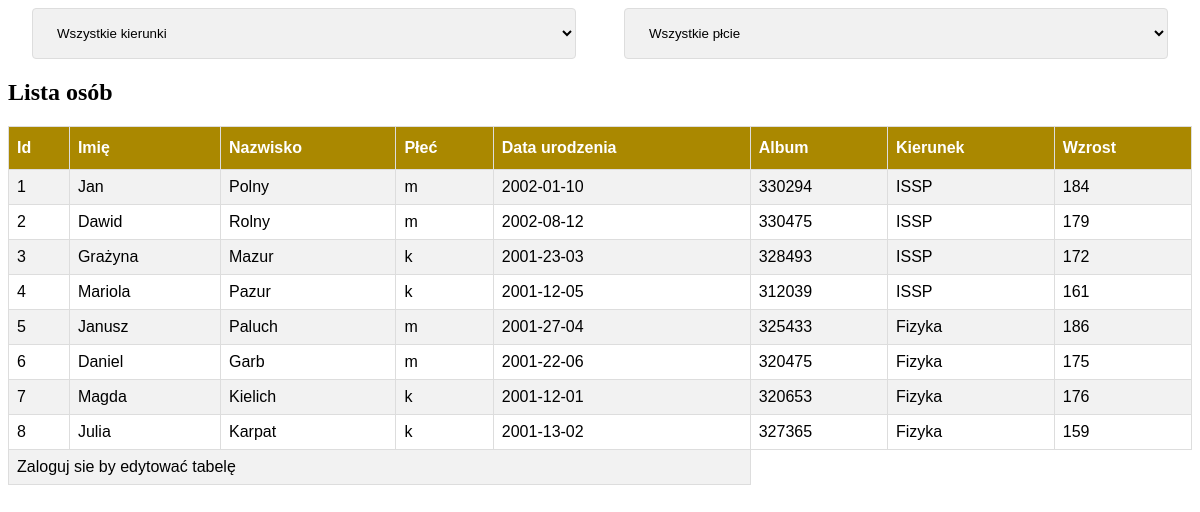
The page / on the database its author committed.
### tables this page shows
CREATE TABLE studenci(id integer primary key autoincrement, imie char(10),
nazwisko char(40), plec char(1), ur date, album int, kierunek varchar(50), wzrost integer);

### osoba_tabela.php (the view, shortened to what this page needs)
<form>
    <select id="kierunek" name="kierunek" onchange="this.form.submit()">
        <option value=''>Wszystkie kierunki</option>
    </select>
    <select id="plec" name="plec" onchange="this.form.submit()">
        <option value=''>Wszystkie płcie</option>
    </select>
</form>
<?php
include "baza.php";
$wynik = $baza->query("select * from studenci where 1 $and");
echo "<table>";
echo "<h2>Lista osób</h2>";
echo "<tr><th>Id<th>Imię</th><th>Nazwisko</th><th>Płeć</th><th>Data urodzenia</th><th>Album</th><th>Kierunek</th><th>Wzrost</th>";
while ($r = $wynik->fetchArray()) {
    echo "<tr onclick=\"location='?id=$r[id]'\">
			<td>$r[id]</td>
			<td>$r[imie]</td>
			<td>$r[nazwisko]</td>
			<td>$r[plec]</td>
			<td>$r[ur]</td>
			<td>$r[album]</td>
			<td>$r[kierunek]</td>
			<td>$r[wzrost]</td></tr>";
}
if ($_SESSION['admin']) echo "<tr onclick=\"location='?id=dodaj'\"><td colspan=5>Dodaj nową osobę</td></tr>";
else echo "<tr onclick=\"location='?id=login'\"><td colspan=5>Zaloguj sie by edytować tabelę</td></tr>";
echo "</table>";
?>

### index.php (shortened to what this page needs)
<!DOCTYPE html>
<html>
<head>
</head>
<body>
	<?php
	if ($_GET['id'] == 'login')
		include "login.php";
	else
	if ($_GET['id'] == 'logout') {
		$_SESSION['admin'] = false;
		include "osoba_tabela.php";
	}
	else
	if (intval($_GET['id']) and $_SESSION['admin'])
		include "osoba_edit.php";
	else
	if ($_GET['id'] == 'dodaj' and $_SESSION['admin'])
		include "osoba_dodaj.php";
	else
		include "osoba_tabela.php";
	?>
</body>
</html>

### index.php (style rules this page uses)
form { display: block; width: 300px }
input, textarea, select { display: block; width: 100%; margin: auto; box-sizing: border-box }
h2 { clear: both }
table th, table td { border: 1px solid; padding: 5px }
table { border-collapse: collapse }

### osoba_tabela.php (style rules this page uses)
form { display: flex; width: 100%; }
select { margin: 0 24px; padding: 16px 20px; border: 1px solid #ddd; border-radius: 4px; background-color: #f1f1f1; }
table { font-family: Arial, Helvetica, sans-serif; border-collapse: collapse; width: 100%; }
table td, table th { border: 1px solid #ddd; padding: 8px; }
table tr:nth-child(even) { background-color: #f2f2f2; }
table th { padding-top: 12px; padding-bottom: 12px; text-align: left; background-color: #A80; color: white; }

### rows shown on the page
studenci: id "1", imie "Jan", nazwisko "Polny", plec "m", ur "2002-01-10", album "330294", kierunek "ISSP", wzrost "184"
studenci: id "2", imie "Dawid", nazwisko "Rolny", plec "m", ur "2002-08-12", album "330475", kierunek "ISSP", wzrost "179"
studenci: id "3", imie "Grażyna", nazwisko "Mazur", plec "k", ur "2001-23-03", album "328493", kierunek "ISSP", wzrost "172"
studenci: id "4", imie "Mariola", nazwisko "Pazur", plec "k", ur "2001-12-05", album "312039", kierunek "ISSP", wzrost "161"
studenci: id "5", imie "Janusz", nazwisko "Paluch", plec "m", ur "2001-27-04", album "325433", kierunek "Fizyka", wzrost "186"
studenci: id "6", imie "Daniel", nazwisko "Garb", plec "m", ur "2001-22-06", album "320475", kierunek "Fizyka", wzrost "175"
studenci: id "7", imie "Magda", nazwisko "Kielich", plec "k", ur "2001-12-01", album "320653", kierunek "Fizyka", wzrost "176"
studenci: id "8", imie "Julia", nazwisko "Karpat", plec "k", ur "2001-13-02", album "327365", kierunek "Fizyka", wzrost "159"
